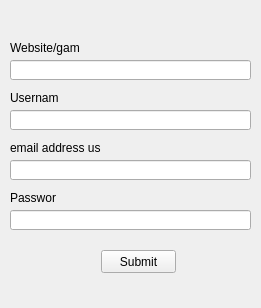
<?xml version="1.0" encoding="UTF-8"?>
<ui version="4.0">
 <class>Form</class>
 <widget class="QWidget" name="Form">
  <property name="geometry">
   <rect>
    <x>0</x>
    <y>0</y>
    <width>261</width>
    <height>308</height>
   </rect>
  </property>
  <property name="windowTitle">
   <string>Form</string>
  </property>
  <widget class="QLabel" name="label1">
   <property name="geometry">
    <rect>
     <x>10</x>
     <y>40</y>
     <width>69</width>
     <height>16</height>
    </rect>
   </property>
   <property name="text">
    <string>Website/game</string>
   </property>
  </widget>
  <widget class="QLineEdit" name="Username">
   <property name="geometry">
    <rect>
     <x>10</x>
     <y>110</y>
     <width>241</width>
     <height>20</height>
    </rect>
   </property>
  </widget>
  <widget class="QPushButton" name="submit">
   <property name="geometry">
    <rect>
     <x>101</x>
     <y>250</y>
     <width>75</width>
     <height>23</height>
    </rect>
   </property>
   <property name="text">
    <string>Submit</string>
   </property>
  </widget>
  <widget class="QLabel" name="label_2">
   <property name="geometry">
    <rect>
     <x>10</x>
     <y>140</y>
     <width>91</width>
     <height>16</height>
    </rect>
   </property>
   <property name="text">
    <string>email address used</string>
   </property>
  </widget>
  <widget class="QLabel" name="label">
   <property name="geometry">
    <rect>
     <x>10</x>
     <y>90</y>
     <width>48</width>
     <height>16</height>
    </rect>
   </property>
   <property name="text">
    <string>Username</string>
   </property>
  </widget>
  <widget class="QLineEdit" name="pw">
   <property name="geometry">
    <rect>
     <x>10</x>
     <y>210</y>
     <width>241</width>
     <height>20</height>
    </rect>
   </property>
  </widget>
  <widget class="QLabel" name="label_3">
   <property name="geometry">
    <rect>
     <x>10</x>
     <y>190</y>
     <width>46</width>
     <height>16</height>
    </rect>
   </property>
   <property name="text">
    <string>Password</string>
   </property>
  </widget>
  <widget class="QLineEdit" name="websiteOrGame">
   <property name="geometry">
    <rect>
     <x>10</x>
     <y>60</y>
     <width>241</width>
     <height>20</height>
    </rect>
   </property>
  </widget>
  <widget class="QLineEdit" name="email">
   <property name="geometry">
    <rect>
     <x>10</x>
     <y>160</y>
     <width>241</width>
     <height>20</height>
    </rect>
   </property>
  </widget>
 </widget>
 <resources/>
 <connections/>
</ui>
